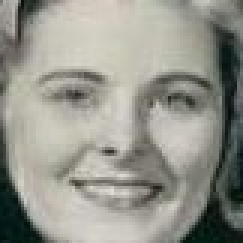
#> input picture 2_Train_FaceRecognition_with_ML/crop_data/female/female_1010.jpg, 81 x 81 px (shown 3 times larger); its folder holds only this picture in this run
$ jupyter execute 02_FRM_preprocessing_EDA.ipynb   (shell and % lines are left out)
#> lines starting #> are read from the running program, lines starting #| are printed output that depends on the picture
# EDA

[cell 1]
import numpy as np
import pandas as pd
import matplotlib.pyplot as plt
import seaborn as sns
import cv2

from glob import glob

[cell 2]
# extract path of male and female in crop_data folder and pul them in a list
fpath = glob("./crop_data/female/*.jpg")
mpath = glob("./crop_data/male/*.jpg")

[cell 3]
df_female = pd.DataFrame(fpath,columns=["filepath"])
df_female["gender"] = 'gender'
df_male = pd.DataFrame(mpath,columns=["filepath"])
df_male["gender"]="male"

df = pd.concat((df_female,df_male),axis=0)
df.head()

[cell 4]
df.tail()

[cell 5]
df.shape

[cell 6]
def get_size(path):
#> called with path = './crop_data/female/female_1010.jpg'
    img = cv2.imread(path)
#> img is the input picture: shape (81, 81, 3); mean B, G, R 140.1, 149, 148.8
    return img.shape[0]

[cell 7]
df["dimension"] = df["filepath"].apply(get_size)

[cell 8]
df.head()

[cell 9]
df["gender"].value_counts().plot(kind='bar')
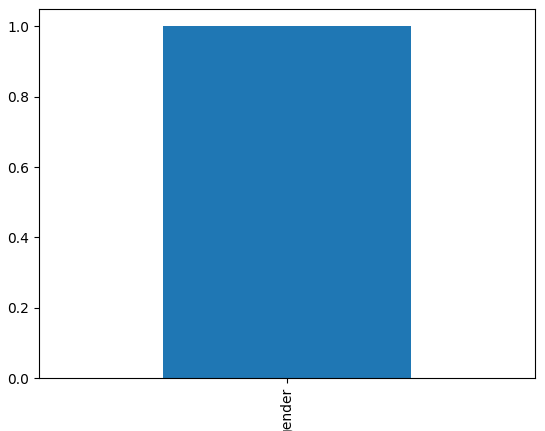
#> figure drawn by matplotlib, 1 panel

[cell 10]
df_filter = df.query('dimension>60')

[cell 11]
df_filter.shape

[cell 12]
df_filter["gender"].value_counts(normalize=True)

# Structure the images

 - 100 X 100

[cell 13]
def structuring(path):
#> called with path = './crop_data/female/female_1010.jpg'
    try:
        # step 1 - read image
        img = cv2.imread(path) # BGR
        # step 2 - convert into gray scale
        gray  = cv2.cvtColor(img,cv2.COLOR_BGR2GRAY)
        # step 3 - resize 100 X 100
        size = gray.shape[0]
#> size = 81
        if size>=100:
            # cv2.INTER_AREA (SHRINK) if >100
            gray_resize = cv2.resize(gray,(100,100),cv2.INTER_AREA)
        else:
            # cv2.INTER_CUBIC (ENLARGE) if < 100
            gray_resize = cv2.resize(gray,(100,100),cv2.INTER_CUBIC)
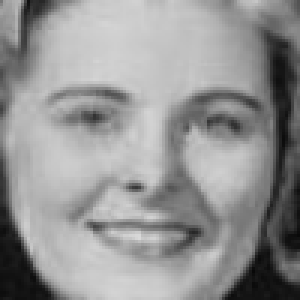
#> gray_resize: shape (100, 100) (shown 3 times larger); min 8, max 217, mean 147.8
        # step 4 - Flattern Image
        flatten_image = gray_resize.flatten()
#> flatten_image = 10000 values, max 217 at index 7946, min 8 at index 9084, mean 147.8
        return flatten_image
    except:
        return None

$ run again, on 2_Train_FaceRecognition_with_ML/crop_data/female/female_1079.jpg
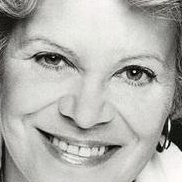
#> input picture 2_Train_FaceRecognition_with_ML/crop_data/female/female_1079.jpg, 182 x 182 px
#> in get_size, img is the input picture: shape (182, 182, 3); mean B, G, R 173.6, 178, 178.3
#> in structuring, `gray_resize = cv2.resize(gray,(100,100),cv2.INTER_AREA)`:
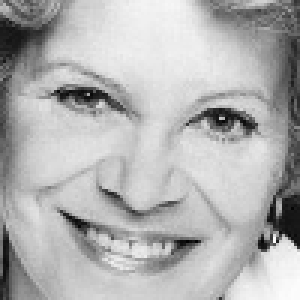
#> gray_resize: shape (100, 100) (shown 3 times larger); min 1, max 252, mean 177.5
#> flatten_image = 10000 values, max 252 at index 9399, min 1 at index 8062, mean 177.5

$ run again, on 2_Train_FaceRecognition_with_ML/crop_data/female/female_1090.jpg
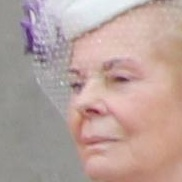
#> input picture 2_Train_FaceRecognition_with_ML/crop_data/female/female_1090.jpg, 182 x 182 px
#> in get_size, img is the input picture: shape (182, 182, 3); mean B, G, R 156.8, 162.1, 184.4
#> in structuring, `gray  = cv2.cvtColor(img,cv2.COLOR_BGR2GRAY)`:
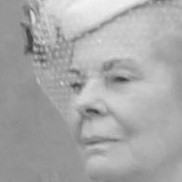
#> gray: shape (182, 182); min 62, max 242, mean 168.2
#> flatten_image = 10000 values, max 241 at index 47, min 65 at index 4366, mean 168.1

$ run again, on 2_Train_FaceRecognition_with_ML/crop_data/female/female_1129.jpg
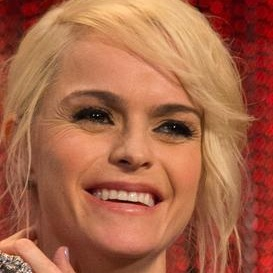
#> input picture 2_Train_FaceRecognition_with_ML/crop_data/female/female_1129.jpg, 273 x 273 px
#> in get_size, img is the input picture: shape (273, 273, 3); mean B, G, R 71.8, 100.6, 167.5
#> in structuring, `gray  = cv2.cvtColor(img,cv2.COLOR_BGR2GRAY)`:
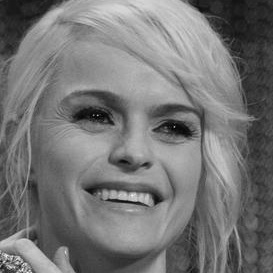
#> gray: shape (273, 273); min 1, max 243, mean 117.3
#> in structuring, `gray_resize = cv2.resize(gray,(100,100),cv2.INTER_AREA)`:
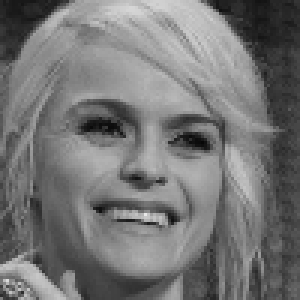
#> gray_resize: shape (100, 100) (shown 3 times larger); min 7, max 233, mean 117.2
#> flatten_image = 10000 values, max 233 at index 7148, min 7 at index 4767, mean 117.2

$ run again, on 2_Train_FaceRecognition_with_ML/crop_data/female/female_1039.jpg
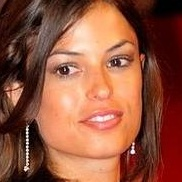
#> input picture 2_Train_FaceRecognition_with_ML/crop_data/female/female_1039.jpg, 182 x 182 px
#> in get_size, img is the input picture: shape (182, 182, 3); mean B, G, R 63, 85.2, 145.6
#> in structuring, `gray  = cv2.cvtColor(img,cv2.COLOR_BGR2GRAY)`:
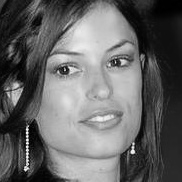
#> gray: shape (182, 182); min 0, max 253, mean 100.7
#> in structuring, `gray_resize = cv2.resize(gray,(100,100),cv2.INTER_AREA)`:
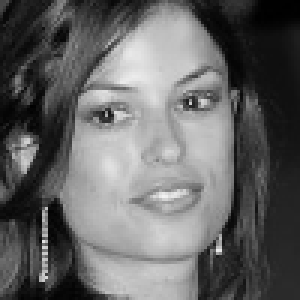
#> gray_resize: shape (100, 100) (shown 3 times larger); min 0, max 242, mean 100.6
#> flatten_image = 10000 values, max 242 at index 6554, min 0 at index 98, mean 100.6
